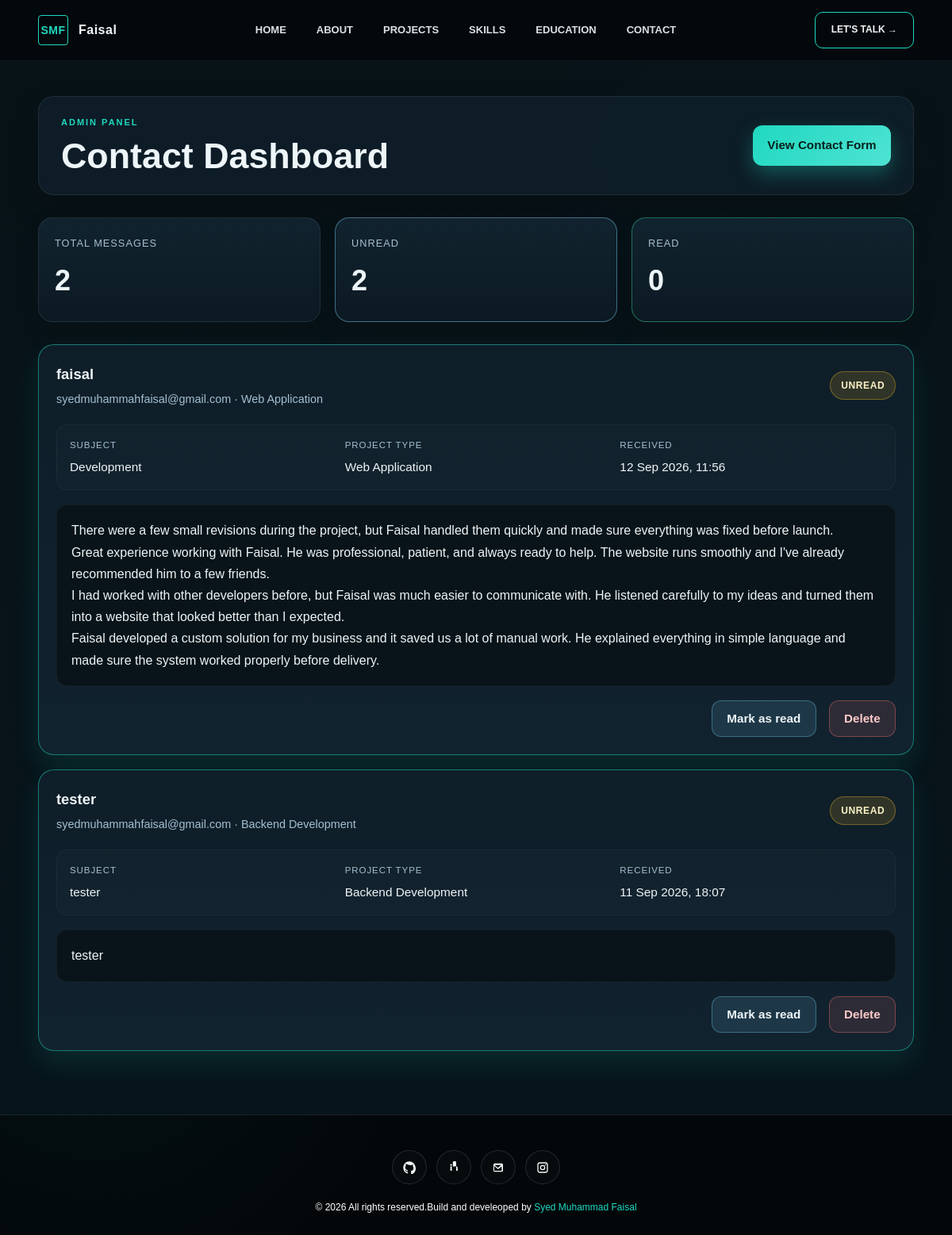
The page /dashboard/ (signed in) on the database its author committed.
### portfolio_website/models.py (models this page shows, shortened)
class contact(models.Model):
    contact_name = models.CharField(max_length = 200)
    contact_email = models.EmailField()
    contact_subject = models.CharField(max_length = 200)
    project_type = models.CharField(max_length = 400)
    contact_message = models.TextField()
    is_read = models.BooleanField(default=False)
    created_at = models.DateTimeField(auto_now_add=True)

### portfolio_website/views.py (the view, shortened to what this page needs)
# urls.py: path('dashboard/', dashboard_view, name='dashboard'),
@login_required(login_url='login')
def dashboard_view(request):
    all_contacts = contact.objects.all().order_by('-created_at', '-id')
    unread_contacts = all_contacts.filter(is_read=False)
    context = {
        'contacts': all_contacts,
        'total_count': all_contacts.count(),
        'unread_count': unread_contacts.count(),
        'read_count': all_contacts.count() - unread_contacts.count(),
    }
    return render(request, 'dashboard.html', context)

### portfolio_website/templates/dashboard.html (shortened to what this page needs)
{% extends 'base.html' %}
{% load static %}
{% block extra_css %}
<link rel="stylesheet" href="{% static 'css/dashboard.css' %}">
{% endblock %}
{% block content %}
<section class="dashboard-page">
    <div class="container dashboard-shell">
        <div class="dashboard-header">
            <div>
                <p class="dashboard-kicker">Admin Panel</p>
                <h1>Contact Dashboard</h1>
            </div>
            <a href="{% url 'contact' %}" class="primary-btn" target="_blank" rel="noopener noreferrer">View Contact Form</a>
        </div>
        <div class="dashboard-stats">
            <div class="stat-card">
                <span class="stat-label">Total Messages</span>
                <strong>{{ total_count }}</strong>
            </div>
            <div class="stat-card accent-card">
                <span class="stat-label">Unread</span>
                <strong>{{ unread_count }}</strong>
            </div>
            <div class="stat-card success-card">
                <span class="stat-label">Read</span>
                <strong>{{ read_count }}</strong>
            </div>
        </div>
        <div class="dashboard-list">
            {% if contacts %}
                {% for message in contacts %}
                    <article class="message-card {% if not message.is_read %}unread{% endif %}">
                        <div class="message-top">
                            <div>
                                <p class="message-name">{{ message.contact_name }}</p>
                                <p class="message-meta">{{ message.contact_email }} · {{ message.project_type }}</p>
                            </div>
                            <div class="message-actions">
                                <span class="status-badge {% if message.is_read %}read{% else %}unread{% endif %}">
                                    {% if message.is_read %}Read{% else %}Unread{% endif %}
                                </span>
                            </div>
                        </div>
                        <div class="message-info">
                            <div>
                                <span class="info-label">Subject</span>
                                <p>{{ message.contact_subject }}</p>
                            </div>
                            <div>
                                <span class="info-label">Project Type</span>
                                <p>{{ message.project_type }}</p>
                            </div>
                            <div>
                                <span class="info-label">Received</span>
                                <p>{{ message.created_at|date:"d M Y, H:i" }}</p>
                            </div>
                        </div>
                        <div class="message-body">{{ message.contact_message }}</div>
                        <div class="message-footer">
                            <form method="post">
                                <button type="submit" class="secondary-btn">
                                    {% if message.is_read %}Mark as unread{% else %}Mark as read{% endif %}
                                </button>
                            </form>
                            <form method="post" onsubmit="return confirm('Are you sure you want to delete this message?');">
                                <button type="submit" class="danger-btn">Delete</button>
                            </form>
                        </div>
                    </article>
                {% endfor %}
            {% else %}
                <div class="empty-state">
                    <h3>No messages yet</h3>
                    <p>Contact form submissions will appear here once visitors send a message.</p>
                </div>
            {% endif %}
        </div>
    </div>
</section>
{% endblock %}

### portfolio_website/static/css/style.css (style rules this page uses)
* { margin: 0; padding: 0; box-sizing: border-box; scroll-behavior: smooth; }
:root { --bg: #03070a; --bg2: #071014; --card: #081116; --card2: #0b151b; --text: #f4f7f8; --muted: #9ba7ad; --accent: #20d8c0; --accent-dark: #0b8f81; --border: rgba(255,255,255,0.10); }
body { font-family: Arial, Helvetica, sans-serif; background: radial-gradient(circle at 80% 15%, rgba(20,210,190,0.08), transparent 25%), radial-gradient(circle at 10% 80%, rgba(20,210,190,0.05), transparent 25%), var(--bg); color: var(--text); line-height: 1.6; overflow-x: hidden; }
a { color: inherit; text-decoration: none; }
.container { width: min(1180px, 92%); margin: auto; }
section { padding: 60px 0 ; border-top: 1px solid rgba(255,255,255,0.06); }
.info-label { color: var(--accent); }

### rows shown on the page
contact: contact_name "faisal", contact_email "syedmuhammahfaisal@gmail.com", project_type "Web Application", is_read "UNREAD", contact_subject "Development", created_at "12 Sep 2026, 11:56", contact_message "There were a few small revisions during the project, but Faisal handled them quickly and made sure everything was fixed before launch. Great experience working with Faisal. He was professional, patient, and always ready to help. The website runs smoothly and I've already recommended him to a few friends. I had worked with other developers before, but Faisal was much easier to communicate with. He listened carefully to my ideas and turned them into a website that looked better than I expected. Faisal developed a custom solution for my business and it saved us a lot of manual work. He explained everything in simple language and made sure the system worked properly before delivery."
contact: contact_name "tester", contact_email "syedmuhammahfaisal@gmail.com", project_type "Backend Development", is_read "UNREAD", contact_subject "tester", created_at "11 Sep 2026, 18:07", contact_message "tester"

### other values the page prints
{{ total_count }} "2"
{{ unread_count }} "2"
{{ read_count }} "0"
